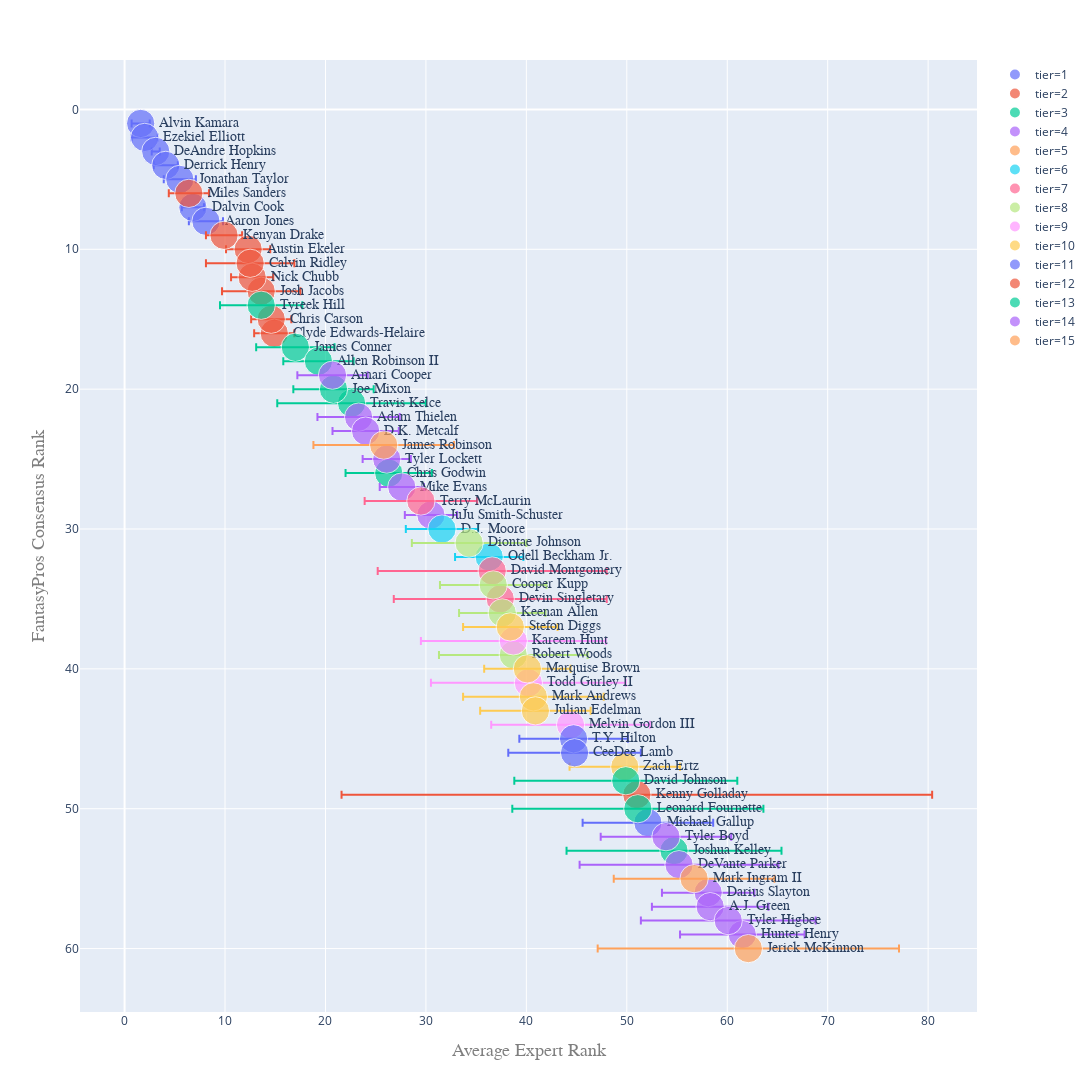

Notebook code for this chart:
### Code cell
flex  = model('flex')

### Figure 1 — Plotly figure (JSON) as saved in the notebook; plotly's stock layout.template omitted (floating-point values rounded to 4 significant figures)
{"data": [{"textposition": "middle right", "hovertemplate": "tier=1<br>avg=%{x}<br>rank=%{y}<br>d_rank=%{marker.size}<br>name=%{text}", "showlegend": true, "legendgroup": "tier=1", "error_x": {"array": [0.9, 1.3, 0.4, 1.2, 1.6, 1.1, 1.7]}, "name": "tier=1", "yaxis": "y", "text": ["Alvin Kamara", "Ezekiel Elliott", "DeAndre Hopkins", "Derrick Henry", "Jonathan Taylor", "Dalvin Cook", "Aaron Jones"], "textfont": {"family": "sans serif", "size": 14}, "y": ["1", "2", "3", "4", "5", "7", "8"], "hoverlabel": {"namelength": 0}, "mode": "markers+text", "xaxis": "x", "marker": {"opacity": 0.7, "sizeref": 0.005, "color": "#636efa", "symbol": "circle", "sizemode": "area", "size": [2, 2, 2, 2, 2, 2, 2]}, "x": [1.6, 2, 3.1, 4.1, 5.5, 6.8, 8.1], "type": "scatter"}, {"textposition": "middle right", "hovertemplate": "tier=2<br>avg=%{x}<br>rank=%{y}<br>d_rank=%{marker.size}<br>name=%{text}", "showlegend": true, "legendgroup": "tier=2", "error_x": {"array": [2, 3.9, 2.1, 2, 2.2, 1.8, 2, 4.4]}, "name": "tier=2", "yaxis": "y", "text": ["Clyde Edwards-Helaire", "Josh Jacobs", "Nick Chubb", "Chris Carson", "Austin Ekeler", "Kenyan Drake", "Miles Sanders", "Calvin Ridley"], "textfont": {"family": "sans serif", "size": 14}, "y": ["16", "13", "12", "15", "10", "9", "6", "11"], "hoverlabel": {"namelength": 0}, "mode": "markers+text", "xaxis": "x", "marker": {"opacity": 0.7, "sizeref": 0.005, "color": "#EF553B", "symbol": "circle", "sizemode": "area", "size": [2, 2, 2, 2, 2, 2, 2, 2]}, "x": [14.9, 13.6, 12.7, 14.6, 12.3, 9.9, 6.4, 12.5], "type": "scatter"}, {"textposition": "middle right", "hovertemplate": "tier=3<br>avg=%{x}<br>rank=%{y}<br>d_rank=%{marker.size}<br>name=%{text}", "showlegend": true, "legendgroup": "tier=3", "error_x": {"array": [4.3, 7.4, 4, 3.9, 4.1, 3.5]}, "name": "tier=3", "yaxis": "y", "text": ["Chris Godwin", "Travis Kelce", "Joe Mixon", "James Conner", "Tyreek Hill", "Allen Robinson II"], "textfont": {"family": "sans serif", "size": 14}, "y": ["26", "21", "20", "17", "14", "18"], "hoverlabel": {"namelength": 0}, "mode": "markers+text", "xaxis": "x", "marker": {"opacity": 0.7, "sizeref": 0.005, "color": "#00cc96", "symbol": "circle", "sizemode": "area", "size": [2, 2, 2, 2, 2, 2]}, "x": [26.3, 22.6, 20.8, 17, 13.6, 19.3], "type": "scatter"}, {"textposition": "middle right", "hovertemplate": "tier=4<br>avg=%{x}<br>rank=%{y}<br>d_rank=%{marker.size}<br>name=%{text}", "showlegend": true, "legendgroup": "tier=4", "error_x": {"array": [3.5, 4.1, 3.3, 2.4, 2.2, 2.6]}, "name": "tier=4", "yaxis": "y", "text": ["Amari Cooper", "Adam Thielen", "D.K. Metcalf", "Tyler Lockett", "Mike Evans", "JuJu Smith-Schuster"], "textfont": {"family": "sans serif", "size": 14}, "y": ["19", "22", "23", "25", "27", "29"], "hoverlabel": {"namelength": 0}, "mode": "markers+text", "xaxis": "x", "marker": {"opacity": 0.7, "sizeref": 0.005, "color": "#ab63fa", "symbol": "circle", "sizemode": "area", "size": [2, 2, 2, 2, 2, 2]}, "x": [20.7, 23.3, 24, 26.1, 27.6, 30.5], "type": "scatter"}, {"textposition": "middle right", "hovertemplate": "tier=5<br>avg=%{x}<br>rank=%{y}<br>d_rank=%{marker.size}<br>name=%{text}", "showlegend": true, "legendgroup": "tier=5", "error_x": {"array": [7]}, "name": "tier=5", "yaxis": "y", "text": ["James Robinson"], "textfont": {"family": "sans serif", "size": 14}, "y": ["24"], "hoverlabel": {"namelength": 0}, "mode": "markers+text", "xaxis": "x", "marker": {"opacity": 0.7, "sizeref": 0.005, "color": "#FFA15A", "symbol": "circle", "sizemode": "area", "size": [2]}, "x": [25.8], "type": "scatter"}, {"textposition": "middle right", "hovertemplate": "tier=6<br>avg=%{x}<br>rank=%{y}<br>d_rank=%{marker.size}<br>name=%{text}", "showlegend": true, "legendgroup": "tier=6", "error_x": {"array": [3.4, 3.6]}, "name": "tier=6", "yaxis": "y", "text": ["Odell Beckham Jr.", "D.J. Moore"], "textfont": {"family": "sans serif", "size": 14}, "y": ["32", "30"], "hoverlabel": {"namelength": 0}, "mode": "markers+text", "xaxis": "x", "marker": {"opacity": 0.7, "sizeref": 0.005, "color": "#19d3f3", "symbol": "circle", "sizemode": "area", "size": [2, 2]}, "x": [36.3, 31.6], "type": "scatter"}, {"textposition": "middle right", "hovertemplate": "tier=7<br>avg=%{x}<br>rank=%{y}<br>d_rank=%{marker.size}<br>name=%{text}", "showlegend": true, "legendgroup": "tier=7", "error_x": {"array": [5.6, 11.4, 10.6]}, "name": "tier=7", "yaxis": "y", "text": ["Terry McLaurin", "David Montgomery", "Devin Singletary"], "textfont": {"family": "sans serif", "size": 14}, "y": ["28", "33", "35"], "hoverlabel": {"namelength": 0}, "mode": "markers+text", "xaxis": "x", "marker": {"opacity": 0.7, "sizeref": 0.005, "color": "#FF6692", "symbol": "circle", "sizemode": "area", "size": [2, 2, 2]}, "x": [29.5, 36.6, 37.4], "type": "scatter"}, {"textposition": "middle right", "hovertemplate": "tier=8<br>avg=%{x}<br>rank=%{y}<br>d_rank=%{marker.size}<br>name=%{text}", "showlegend": true, "legendgroup": "tier=8", "error_x": {"array": [5.7, 5.3, 4.3, 7.4]}, "name": "tier=8", "yaxis": "y", "text": ["Diontae Johnson", "Cooper Kupp", "Keenan Allen", "Robert Woods"], "textfont": {"family": "sans serif", "size": 14}, "y": ["31", "34", "36", "39"], "hoverlabel": {"namelength": 0}, "mode": "markers+text", "xaxis": "x", "marker": {"opacity": 0.7, "sizeref": 0.005, "color": "#B6E880", "symbol": "circle", "sizemode": "area", "size": [2, 2, 2, 2]}, "x": [34.3, 36.7, 37.6, 38.7], "type": "scatter"}, {"textposition": "middle right", "hovertemplate": "tier=9<br>avg=%{x}<br>rank=%{y}<br>d_rank=%{marker.size}<br>name=%{text}", "showlegend": true, "legendgroup": "tier=9", "error_x": {"array": [9.2, 9.7, 7.9]}, "name": "tier=9", "yaxis": "y", "text": ["Kareem Hunt", "Todd Gurley II", "Melvin Gordon III"], "textfont": {"family": "sans serif", "size": 14}, "y": ["38", "41", "44"], "hoverlabel": {"namelength": 0}, "mode": "markers+text", "xaxis": "x", "marker": {"opacity": 0.7, "sizeref": 0.005, "color": "#FF97FF", "symbol": "circle", "sizemode": "area", "size": [2, 2, 2]}, "x": [38.7, 40.2, 44.4], "type": "scatter"}, {"textposition": "middle right", "hovertemplate": "tier=10<br>avg=%{x}<br>rank=%{y}<br>d_rank=%{marker.size}<br>name=%{text}", "showlegend": true, "legendgroup": "tier=10", "error_x": {"array": [4.7, 4.3, 7, 5.5, 5.5]}, "name": "tier=10", "yaxis": "y", "text": ["Stefon Diggs", "Marquise Brown", "Mark Andrews", "Julian Edelman", "Zach Ertz"], "textfont": {"family": "sans serif", "size": 14}, "y": ["37", "40", "42", "43", "47"], "hoverlabel": {"namelength": 0}, "mode": "markers+text", "xaxis": "x", "marker": {"opacity": 0.7, "sizeref": 0.005, "color": "#FECB52", "symbol": "circle", "sizemode": "area", "size": [2, 2, 2, 2, 2]}, "x": [38.4, 40.1, 40.7, 40.9, 49.8], "type": "scatter"}, {"textposition": "middle right", "hovertemplate": "tier=11<br>avg=%{x}<br>rank=%{y}<br>d_rank=%{marker.size}<br>name=%{text}", "showlegend": true, "legendgroup": "tier=11", "error_x": {"array": [6.5, 5.4, 6.6]}, "name": "tier=11", "yaxis": "y", "text": ["Michael Gallup", "T.Y. Hilton", "CeeDee Lamb"], "textfont": {"family": "sans serif", "size": 14}, "y": ["51", "45", "46"], "hoverlabel": {"namelength": 0}, "mode": "markers+text", "xaxis": "x", "marker": {"opacity": 0.7, "sizeref": 0.005, "color": "#636efa", "symbol": "circle", "sizemode": "area", "size": [2, 2, 2]}, "x": [52.1, 44.7, 44.8], "type": "scatter"}, {"textposition": "middle right", "hovertemplate": "tier=12<br>avg=%{x}<br>rank=%{y}<br>d_rank=%{marker.size}<br>name=%{text}", "showlegend": true, "legendgroup": "tier=12", "error_x": {"array": [29.4]}, "name": "tier=12", "yaxis": "y", "text": ["Kenny Golladay"], "textfont": {"family": "sans serif", "size": 14}, "y": ["49"], "hoverlabel": {"namelength": 0}, "mode": "markers+text", "xaxis": "x", "marker": {"opacity": 0.7, "sizeref": 0.005, "color": "#EF553B", "symbol": "circle", "sizemode": "area", "size": [2]}, "x": [51], "type": "scatter"}, {"textposition": "middle right", "hovertemplate": "tier=13<br>avg=%{x}<br>rank=%{y}<br>d_rank=%{marker.size}<br>name=%{text}", "showlegend": true, "legendgroup": "tier=13", "error_x": {"array": [11.1, 12.5, 10.7]}, "name": "tier=13", "yaxis": "y", "text": ["David Johnson", "Leonard Fournette", "Joshua Kelley"], "textfont": {"family": "sans serif", "size": 14}, "y": ["48", "50", "53"], "hoverlabel": {"namelength": 0}, "mode": "markers+text", "xaxis": "x", "marker": {"opacity": 0.7, "sizeref": 0.005, "color": "#00cc96", "symbol": "circle", "sizemode": "area", "size": [2, 2, 2]}, "x": [49.9, 51.1, 54.7], "type": "scatter"}, {"textposition": "middle right", "hovertemplate": "tier=14<br>avg=%{x}<br>rank=%{y}<br>d_rank=%{marker.size}<br>name=%{text}", "showlegend": true, "legendgroup": "tier=14", "error_x": {"array": [6.2, 6.5, 9.9, 4.6, 5.8, 8.7]}, "name": "tier=14", "yaxis": "y", "text": ["Hunter Henry", "Tyler Boyd", "DeVante Parker", "Darius Slayton", "A.J. Green", "Tyler Higbee"], "textfont": {"family": "sans serif", "size": 14}, "y": ["59", "52", "54", "56", "57", "58"], "hoverlabel": {"namelength": 0}, "mode": "markers+text", "xaxis": "x", "marker": {"opacity": 0.7, "sizeref": 0.005, "color": "#ab63fa", "symbol": "circle", "sizemode": "area", "size": [2, 2, 2, 2, 2, 2]}, "x": [61.5, 53.9, 55.2, 58.1, 58.3, 60.1], "type": "scatter"}, {"textposition": "middle right", "hovertemplate": "tier=15<br>avg=%{x}<br>rank=%{y}<br>d_rank=%{marker.size}<br>name=%{text}", "showlegend": true, "legendgroup": "tier=15", "error_x": {"array": [8, 15]}, "name": "tier=15", "yaxis": "y", "text": ["Mark Ingram II", "Jerick McKinnon"], "textfont": {"family": "sans serif", "size": 14}, "y": ["55", "60"], "hoverlabel": {"namelength": 0}, "mode": "markers+text", "xaxis": "x", "marker": {"opacity": 0.7, "sizeref": 0.005, "color": "#FFA15A", "symbol": "circle", "sizemode": "area", "size": [2, 2]}, "x": [56.7, 62.1], "type": "scatter"}], "layout": {"autosize": true, "xaxis": {"automargin": true, "title": {"text": "Average Expert Rank", "font": {"color": "#7f7f7f", "family": "Courier New, monospace", "size": 18}}}, "yaxis": {"automargin": true, "autorange": "reversed", "title": {"text": "FantasyPros Consensus Rank", "font": {"color": "#7f7f7f", "family": "Courier New, monospace", "size": 18}}}, "showlegend": true, "height": 2100, "width": 1500, "margin": {"t": 60}, "legend": {"itemsizing": "constant", "tracegroupgap": 0}}}
